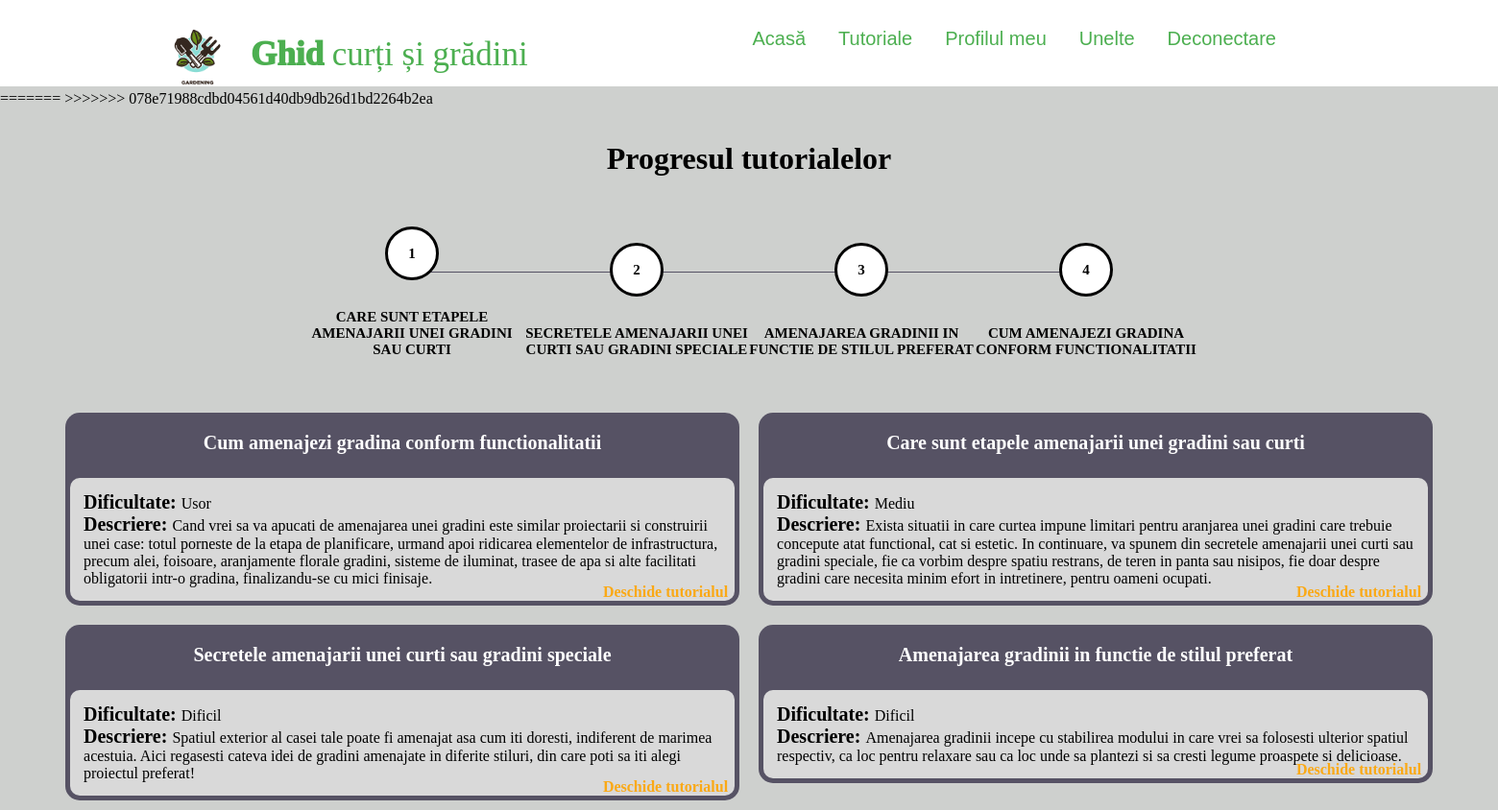
The page /php/tutoriale.php (signed in) on the database its author committed.
### tables this page shows
CREATE TABLE `tutorials` (
  `tutorialID` int(11) NOT NULL,
  `title` varchar(100) NOT NULL,
  `description` varchar(500) NOT NULL,
  `difficulty` varchar(20) NOT NULL,
  `quizID` int(11) NOT NULL
);

### php/tutoriale.php (the view, shortened to what this page needs)
<?php
require "header.php";
?>
<head>
    <link rel="stylesheet" type="text/css" href="../style/tutoriale.css">
</head>
<body>
<div class="content">
    <div class="container">
      <h1>Progresul tutorialelor</h1>
      <ul class="progressbar" id="progress">
  <?php
  require 'dbconnection.php';
  $id = $_SESSION['userId'];
  $quizID_count = mysqli_query($conn, "select COUNT(*) as 'count' from tutorials");
  $quizID_count = mysqli_fetch_array($quizID_count);
  $quizID_count = $quizID_count["count"];
  for ($i = 1; $i <= $quizID_count; $i++)
  {
    $title = mysqli_query($conn, "select title from tutorials where quizID = $i");
    $title = mysqli_fetch_array($title);
    $title = $title["title"];
    $rezultate = mysqli_query($conn, "select score from quizresults where quizID = $i and id = $id");
    if (mysqli_num_rows($rezultate) == 0) {
      echo "<li class = \"progressbar_begin\">".$title."</li>";
    }
  }
  echo "</ul> </div>";
  echo "<div class=\"grid-container\">";
  for ($i = 1; $i <= $quizID_count; $i++)
  {
    echo "<div class=\"tutorial\"> <div class=\"Nume\"> <p>$title</p> </div>";
    echo "<div class=\"continutstyle\"> <ul>";
    $title = mysqli_query($conn, "select title from tutorials where quizID = $i");
    $title = mysqli_fetch_array($title);
    $title = $title["title"];
    $dif = mysqli_query($conn, "select difficulty from tutorials where quizID =".$i);
    $dif = mysqli_fetch_array($dif);
    $dif = $dif["difficulty"];
    $descriere = mysqli_query($conn, "select description from tutorials where quizID =".$i);
    $descriere = mysqli_fetch_array($descriere);
    $descriere = $descriere["description"];
    echo "<li><span>Dificultate: </span>$dif</li>";
    echo "<li><span>Descriere: </span>$descriere</li>";
    echo "<li><a href=\"./tutorial.php?tutorialID=$i\" class=\"morebtn\">Deschide tutorialul</a></li>";
    echo "</ul> </div> </div>";
  }
  echo "</div> </div>";
  ?>
</body>

### style/tutoriale.css (style rules this page uses)
* { margin:0; padding: 0; list-style: none; text-decoration: none; }
body { max-width: 100%; margin:0; padding:0; background-color: #CED0CE; }
.container { width: 100%; margin-top: 30px; }
.grid-container { display: flex; justify-content: center; flex-flow: row wrap; }
.continutstyle { position: relative; background-color: #d9d9d9; border-radius: 10px; margin: 5px; padding: 2%; }
.continutstyle span { font-size: 20px; font-weight: bold; }
.tutorial { width: 45%; text-align: left; height: 40%; float: left; background-color:#565264; border-radius: 15px; margin: 10px; }
.tutorial p { font-weight: bold; text-align: center; font-size: 23px; color: white; padding: 1em; }
.morebtn { text-align: right; color:#FAA916; position: absolute; right: 1%; bottom: 0px; width: 100%; font-weight: bold; }
h1 { text-align: center; padding: 5px; }
.progressbar { counter-reset: step; text-align: center; margin-bottom: 0px; }
.progressbar li { list-style: none; display: inline-block; width: 15%; position: relative; text-align: center; color: black; font-weight: bold; text-transform: uppercase; font-size: 15px; margin-top:3%; margin-bottom: 3%; }
.progressbar_begin:before { content: counter(step); counter-increment: step; width: 50px; height: 50px; line-height : 50px; border: 3px; border-style: solid; border-color: black; border-radius: 100%; display: block; text-align: center; margin: 0 auto 30px auto; background-color: white; z-index: -1; }
.progressbar li:after { content: ""; position: absolute; width: 100%; height: 1px; background-color: #565264; top: 25%; left: -50%; z-index : -1; }
.progressbar li:first-child:after { content: none; }
.Nume p { font-size: 15pt; }

### rows shown on the page
tutorials: title "CARE SUNT ETAPELE AMENAJARII UNEI GRADINI SAU CURTI", difficulty "Usor", description "Cand vrei sa va apucati de amenajarea unei gradini este similar proiectarii si construirii unei case: totul porneste de la etapa de planificare, urmand apoi ridicarea elementelor de infrastructura, precum alei, foisoare, aranjamente florale gradini, sisteme de iluminat, trasee de apa si alte facilitati obligatorii intr-o gradina, finalizandu-se cu mici finisaje.", title "Care sunt etapele amenajarii unei gradini sau curti"
tutorials: title "SECRETELE AMENAJARII UNEI CURTI SAU GRADINI SPECIALE", difficulty "Mediu", description "Exista situatii in care curtea impune limitari pentru aranjarea unei gradini care trebuie concepute atat functional, cat si estetic. In continuare, va spunem din secretele amenajarii unei curti sau gradini speciale, fie ca vorbim despre spatiu restrans, de teren in panta sau nisipos, fie doar despre gradini care necesita minim efort in intretinere, pentru oameni ocupati.", title "Secretele amenajarii unei curti sau gradini speciale"
tutorials: title "AMENAJAREA GRADINII IN FUNCTIE DE STILUL PREFERAT", difficulty "Dificil", description "Spatiul exterior al casei tale poate fi amenajat asa cum iti doresti, indiferent de marimea acestuia. Aici regasesti cateva idei de gradini amenajate in diferite stiluri, din care poti sa iti alegi proiectul preferat!", title "Amenajarea gradinii in functie de stilul preferat"
tutorials: title "CUM AMENAJEZI GRADINA CONFORM FUNCTIONALITATII", title "Cum amenajezi gradina conform functionalitatii", difficulty "Dificil", description "Amenajarea gradinii incepe cu stabilirea modului in care vrei sa folosesti ulterior spatiul respectiv, ca loc pentru relaxare sau ca loc unde sa plantezi si sa cresti legume proaspete si delicioase."
